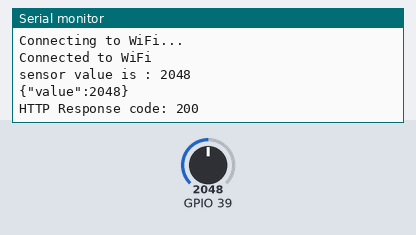
Simulated run of this sketch. Board: ESP32. On the bench: the last lines printed to the serial monitor. The test bench sets the inputs (shaded band); at power-on: GPIO 39 = 2048. WiFi joins after 1.5 s; servers stay silent unless stated; uploads are accepted with an empty reply.

Above: at 3.2 s.
3.3 s: GPIO 39 set to 2866
At 7.36 s:
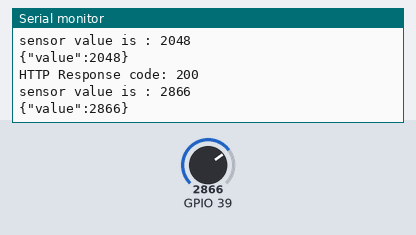
9.1 s: GPIO 39 set to 3603
At 13.6 s:
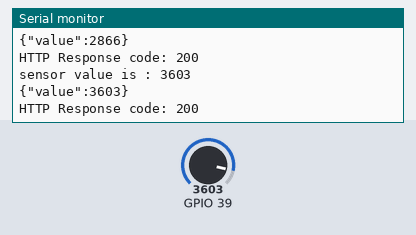
Timing chart, 0 to 15.1 s (numbered marks = the images above; inputs shaded):
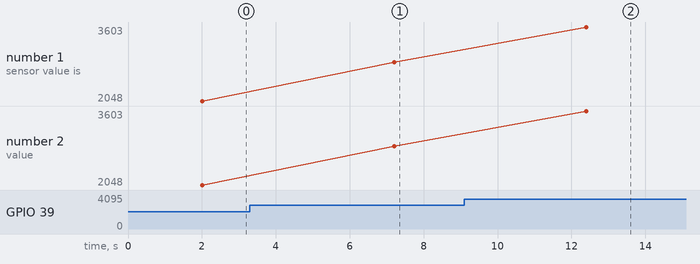

Measured:
- after the input at 3.3 s, the serial monitor: prints a new line after 3.9 s (image 1)
- after the input at 9.1 s, the serial monitor: prints a new line after 3.3 s (image 2)
- plotted number 1: 2048 → 2866 after the input at 3.3 s, 2866 → 3603 after the input at 9.1 s
- plotted number 2: 2048 → 2866 after the input at 3.3 s, 2866 → 3603 after the input at 9.1 s

The sketch:

sensor_push_to_db.ino
```cpp
#include <WiFi.h>
#include <HTTPClient.h>
#include <ArduinoJson.h>

const char *ssid = "vivo Y100";
const char *password = "12345678";
const char *apiEndpoint = "http://192.168.137.1:8000/sensor";

void setup() {
  pinMode(39, INPUT);
  Serial.begin(115200);

  WiFi.begin(ssid, password);
  while (WiFi.status() != WL_CONNECTED) {
    delay(1000);
    Serial.println("Connecting to WiFi...");
  }
  Serial.println("Connected to WiFi");
}

void loop() {
  // Read sensor data here
  int sensorValue = analogRead(39);
  Serial.print("sensor value is : ");
  Serial.println(sensorValue);

  // Create JSON object and add sensor data
  StaticJsonDocument<200> jsonDocument;
  jsonDocument["value"] = sensorValue;

  // Serialize JSON to string
  String payload;
  serializeJson(jsonDocument, payload);
  // Serialize JSON to string

  Serial.println(payload);

  // Send POST request to the API endpoint
  HTTPClient http;
  http.begin(apiEndpoint);
  http.addHeader("Content-Type", "application/json");

  int httpResponseCode = http.POST(payload);

Serial.print("HTTP Response code: ");
Serial.println(httpResponseCode);

if (httpResponseCode > 0) {
  // Print response payload
  String response = http.getString();
  Serial.println(response);
} else {
  // Print error message
  Serial.print("Error code: ");
  Serial.println(httpResponseCode);
  Serial.print("Error message: ");
  Serial.println(http.errorToString(httpResponseCode).c_str());
}

  http.end();

  delay(5000); // Send data every 5 seconds (adjust as needed)
}
```
